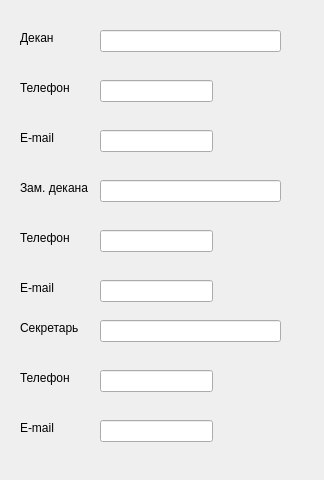
<?xml version="1.0" encoding="UTF-8"?>
<ui version="4.0">
 <class>Form</class>
 <widget class="QWidget" name="Form">
  <property name="geometry">
   <rect>
    <x>0</x>
    <y>0</y>
    <width>324</width>
    <height>480</height>
   </rect>
  </property>
  <property name="windowTitle">
   <string>Form</string>
  </property>
  <widget class="QLabel" name="label">
   <property name="geometry">
    <rect>
     <x>20</x>
     <y>30</y>
     <width>41</width>
     <height>16</height>
    </rect>
   </property>
   <property name="text">
    <string>Декан</string>
   </property>
  </widget>
  <widget class="QLineEdit" name="lineEdit">
   <property name="geometry">
    <rect>
     <x>100</x>
     <y>30</y>
     <width>181</width>
     <height>22</height>
    </rect>
   </property>
   <property name="readOnly">
    <bool>true</bool>
   </property>
  </widget>
  <widget class="QLabel" name="label_2">
   <property name="geometry">
    <rect>
     <x>20</x>
     <y>80</y>
     <width>61</width>
     <height>16</height>
    </rect>
   </property>
   <property name="text">
    <string>Телефон</string>
   </property>
  </widget>
  <widget class="QLineEdit" name="lineEdit_2">
   <property name="geometry">
    <rect>
     <x>100</x>
     <y>80</y>
     <width>113</width>
     <height>22</height>
    </rect>
   </property>
   <property name="readOnly">
    <bool>true</bool>
   </property>
  </widget>
  <widget class="QLabel" name="label_3">
   <property name="geometry">
    <rect>
     <x>20</x>
     <y>130</y>
     <width>55</width>
     <height>16</height>
    </rect>
   </property>
   <property name="text">
    <string>E-mail</string>
   </property>
  </widget>
  <widget class="QLineEdit" name="lineEdit_3">
   <property name="geometry">
    <rect>
     <x>100</x>
     <y>130</y>
     <width>113</width>
     <height>22</height>
    </rect>
   </property>
   <property name="readOnly">
    <bool>true</bool>
   </property>
  </widget>
  <widget class="QLabel" name="label_4">
   <property name="geometry">
    <rect>
     <x>20</x>
     <y>180</y>
     <width>71</width>
     <height>16</height>
    </rect>
   </property>
   <property name="text">
    <string>Зам. декана</string>
   </property>
  </widget>
  <widget class="QLineEdit" name="lineEdit_4">
   <property name="geometry">
    <rect>
     <x>100</x>
     <y>180</y>
     <width>181</width>
     <height>22</height>
    </rect>
   </property>
   <property name="readOnly">
    <bool>true</bool>
   </property>
  </widget>
  <widget class="QLabel" name="label_5">
   <property name="geometry">
    <rect>
     <x>20</x>
     <y>230</y>
     <width>61</width>
     <height>16</height>
    </rect>
   </property>
   <property name="text">
    <string>Телефон</string>
   </property>
  </widget>
  <widget class="QLineEdit" name="lineEdit_5">
   <property name="geometry">
    <rect>
     <x>100</x>
     <y>230</y>
     <width>113</width>
     <height>22</height>
    </rect>
   </property>
   <property name="readOnly">
    <bool>true</bool>
   </property>
  </widget>
  <widget class="QLineEdit" name="lineEdit_6">
   <property name="geometry">
    <rect>
     <x>100</x>
     <y>280</y>
     <width>113</width>
     <height>22</height>
    </rect>
   </property>
   <property name="readOnly">
    <bool>true</bool>
   </property>
  </widget>
  <widget class="QLabel" name="label_6">
   <property name="geometry">
    <rect>
     <x>20</x>
     <y>280</y>
     <width>55</width>
     <height>16</height>
    </rect>
   </property>
   <property name="text">
    <string>E-mail</string>
   </property>
  </widget>
  <widget class="QLabel" name="label_7">
   <property name="geometry">
    <rect>
     <x>20</x>
     <y>320</y>
     <width>71</width>
     <height>16</height>
    </rect>
   </property>
   <property name="text">
    <string>Секретарь</string>
   </property>
  </widget>
  <widget class="QLineEdit" name="lineEdit_7">
   <property name="geometry">
    <rect>
     <x>100</x>
     <y>370</y>
     <width>113</width>
     <height>22</height>
    </rect>
   </property>
   <property name="readOnly">
    <bool>true</bool>
   </property>
  </widget>
  <widget class="QLabel" name="label_8">
   <property name="geometry">
    <rect>
     <x>20</x>
     <y>370</y>
     <width>61</width>
     <height>16</height>
    </rect>
   </property>
   <property name="text">
    <string>Телефон</string>
   </property>
  </widget>
  <widget class="QLineEdit" name="lineEdit_8">
   <property name="geometry">
    <rect>
     <x>100</x>
     <y>420</y>
     <width>113</width>
     <height>22</height>
    </rect>
   </property>
   <property name="readOnly">
    <bool>true</bool>
   </property>
  </widget>
  <widget class="QLabel" name="label_9">
   <property name="geometry">
    <rect>
     <x>20</x>
     <y>420</y>
     <width>55</width>
     <height>16</height>
    </rect>
   </property>
   <property name="text">
    <string>E-mail</string>
   </property>
  </widget>
  <widget class="QLineEdit" name="lineEdit_9">
   <property name="geometry">
    <rect>
     <x>100</x>
     <y>320</y>
     <width>181</width>
     <height>22</height>
    </rect>
   </property>
   <property name="readOnly">
    <bool>true</bool>
   </property>
  </widget>
 </widget>
 <resources/>
 <connections/>
</ui>
